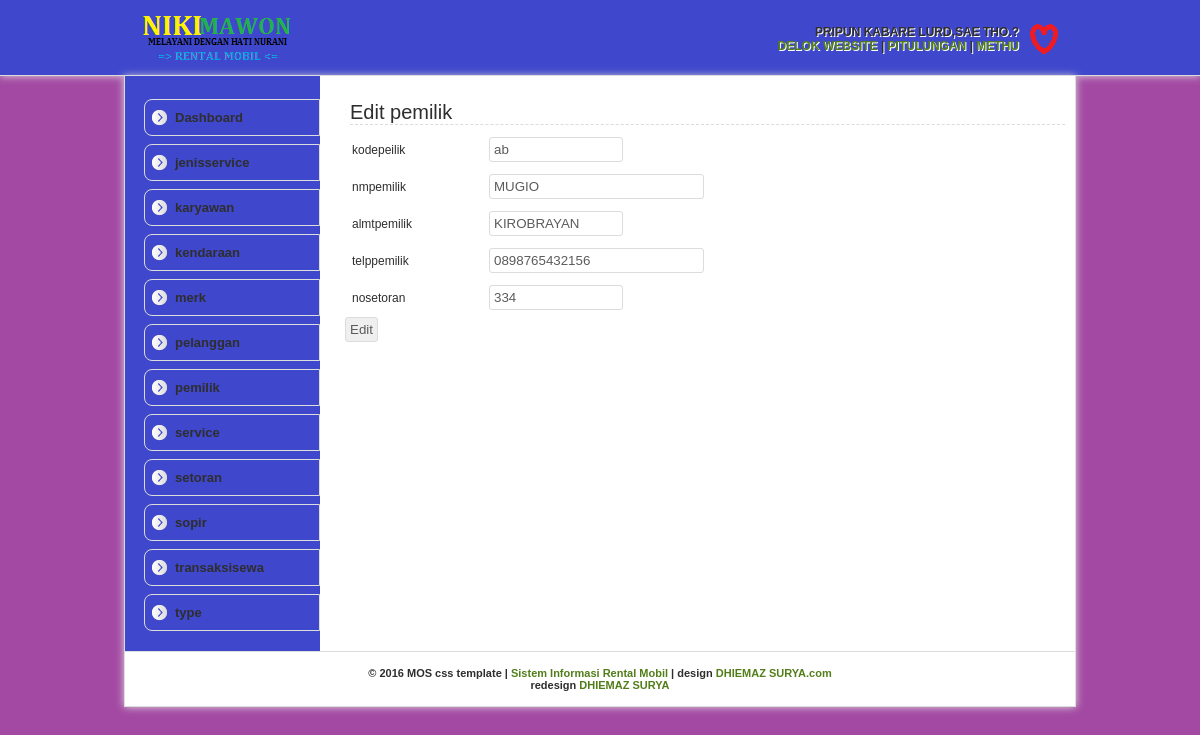
Page /pemilik/editpemilik.php?kodepemilik=ab on the committed database.
### tables this page shows
CREATE TABLE `pemilik` (
  `kodepemilik` text NOT NULL,
  `nmpemilik` text NOT NULL,
  `almtpemilik` text NOT NULL,
  `telppemilik` text NOT NULL,
  `nosetoran` text NOT NULL
);

### pemilik/editpemilik.php (the view, shortened to what this page needs)
<html>
<head>
<link rel="shortcut icon" href="stylesheet/img/devil-icon.png">
<link rel="stylesheet" type="text/css" href="../mos-css/mos-style.css">
</head>
<body>
<div id="header">
	<div class="inHeader">
		<div class="mosAdmin">
		<b>PRIPUN KABARE LURD,SAE THO.?<br>
		 <a href="">DELOK WEBSITE</a> | <a href="">PITULUNGAN</a> | <a href="../logout.php">METHU</a>
		</div>
	</div>
</div>
<div id="wrapper">
	<div id="leftBar">
	<ul>
		<li><a href="../index.php">Dashboard</a></li>
		<li><a href="../jenisservice/tjenisservice.php">jenisservice</a></li>
		<li><a href="../karyawan/tkaryawan.php">karyawan</a></li>
		<li><a href="../kendaraan/tkendaraan.php">kendaraan</a></li>
		<li><a href="../merk/tmerk.php">merk</a></li>
		<li><a href="../pelanggan/tpelanggan.php">pelanggan</a></li>
		<li><a href="../pemilik/tpemilik.php">pemilik</a></li>
		<li><a href="../service/tservice.php">service</a></li>
		<li><a href="../setoran/tsetoran.php">setoran</a></li>
		<li><a href="../sopir/tsopir.php">sopir</a></li>
		<li><a href="../transaksisewa/ttransaksisewa.php">transaksisewa</a></li>
		<li><a href="../type/ttype.php">type</a></li>
	</ul>
	</div>
	<div id="rightContent">
	<h3>Edit pemilik</h3>
	<?php
	$kodepemilik = $_GET['kodepemilik'];
	$tampil = "select * from pemilik where kodepemilik='$kodepemilik'";
	$hasil = mysql_query($tampil);
	echo "<form action=editpemilikdua.php method=POST>";
	echo "<table width=95% border='1'>";
	while($data = mysql_fetch_array($hasil)){
		echo "<tr><td width=125px>kodepeilik </td>
		<td><input type=text class=pendek name=kodepemilik value='$data[kodepemilik]'></td></tr>";
		echo "<tr><td>nmpemilik </td>
		<td><input type=text class=sedang name=nmpemilik value='$data[nmpemilik]'></td></tr>";
		echo "<tr><td>almtpemilik </td>
		<td> <input type=text class=pendek name=almtpemilik value='$data[almtpemilik]'></td></tr>";
		echo "<tr><td>telppemilik </td>
		<td> <input type=text class=sedang name=telppemilik value='$data[telppemilik]'></td></tr>";
		echo "<tr><td>nosetoran </td>
		<td> <input type=text  class=pendek name=nosetoran value='$data[nosetoran]'></td></tr>";
	}
	echo "</table>";
	echo "<input type=Submit name=edit value=Edit>";
	echo "</form>";
?>
	</div>
<div id="footer">
	&copy; 2016 MOS css template | <a href="SI KANCHEL.com">Sistem Informasi Rental Mobil</a> | design <a href="http://DHIEMAZ SURYA.com" rel="nofollow" target="_blank">DHIEMAZ SURYA.com</a><br>redesign <a href="DHIEMAZ SURYA.blogspot.com">DHIEMAZ SURYA</a>
</div>
</div>
</body>
</html>

### mos-css/mos-style.css (style rules this page uses)
body { background: url(img/latar.jpg); margin: 0; padding: 0; font-family: Arial; font-size: 12px; color: #2e2e2e; text-align: center; }
a { color: #527e19; text-decoration: none; }
input { padding: 4px;color: #5b5b5b;border: 1px solid #dcdcdc; -moz-border-radius: 3px;-webkit-border-radius: 3px;-o-border-radius: 3px; }
input.sedang { width: 40%; }
input.pendek { width: 25%; }
table { border:none;font-size: 12px; }
td { border:none; padding: 5px; }
#header { width: 100%; border-bottom: 1px solid #dcdcdc; background: url(img/headerbg.jpg) repeat left; height: 75px; z-index: 1000; -moz-box-shadow: 0px 0px 8px #dcdcdc; -webkit-box-shadow: 0px 0px 8px #dcdcdc; }
.inHeader { float: center; background: url(img/logo.png) no-repeat left center; margin: auto; width: 920px; height: 45px; padding: 15px; border-right: 0px solid #dcdcdc; border-left: 0px solid #dcdcdc; }
.mosAdmin { float: right; border: 0px solid #dcdcdc; margin: 0 1px 0 auto; text-align: right; padding: 10px 40px 10px 10px; background: url(img/Administrator.png) no-repeat right center; text-shadow: 1px 1px #fff; }
#wrapper { width: 950px; padding: 15px 0 0 0; position: relative; border-left: 1px solid #dcdcdc; border-right: 1px solid #dcdcdc; border-bottom: 1px solid #dcdcdc; float: center; margin: auto; text-align: left; background: #fff url(img/bg_kiri.png) repeat-y; -moz-box-shadow: 0px 0px 8px #dcdcdc; -webkit-box-shadow: 0px 0px 8px #dcdcdc; }
#leftBar { width: 185px; float: left; padding: 0 0 20px 10px; border-right: 0px solid #dcdcdc; text-align: left; }
#leftBar ul { list-style: none;padding: 0; margin: 0;font-size: 13px; }
#leftBar ul li { width: 164px; background: url(img/icon-left.png) no-repeat left center, url(img/green.jpg) repeat left center; padding: 10px 0 10px 10px; margin-top: 8px;margin-left: 9px; border: 1px solid #dcdcdc; -moz-border-radius-topleft: 8px;-moz-border-radius-bottomleft: 8px; -webkit-border-top-left-radius: 8px;-webkit-border-bottom-left-radius: 8px; -o-border-top-left-radius: 8px;-o-border-bottom-left-radius: 8px; }
#leftBar ul li a { width: 100%; color: #2e2e2e; cursor: pointer; padding: 10px 65px 10px 20px; -webkit-transition: padding-left 250ms ease-out; -moz-transition: padding-left 250ms ease-out; -o-transition: padding-left 250ms ease-out; }
#rightContent { width: 725px; padding: 5px; float: right; border-left: 0px solid #dcdcdc; text-align: left; background: #fff; }
#rightContent h3 { font-size: 20px; font-weight: normal; padding: 0; margin: 5px; border-bottom: 1px dashed #dcdcdc; }
#footer { width: 950px; padding: 15px 0 15px 0; text-align: center; font-size: 11px; border-top: 1px solid #dcdcdc; background: #fff; }

### rows in the picture
pemilik: kodepemilik "ab", nmpemilik "MUGIO", almtpemilik "KIROBRAYAN", telppemilik "0898765432156", nosetoran "334"
